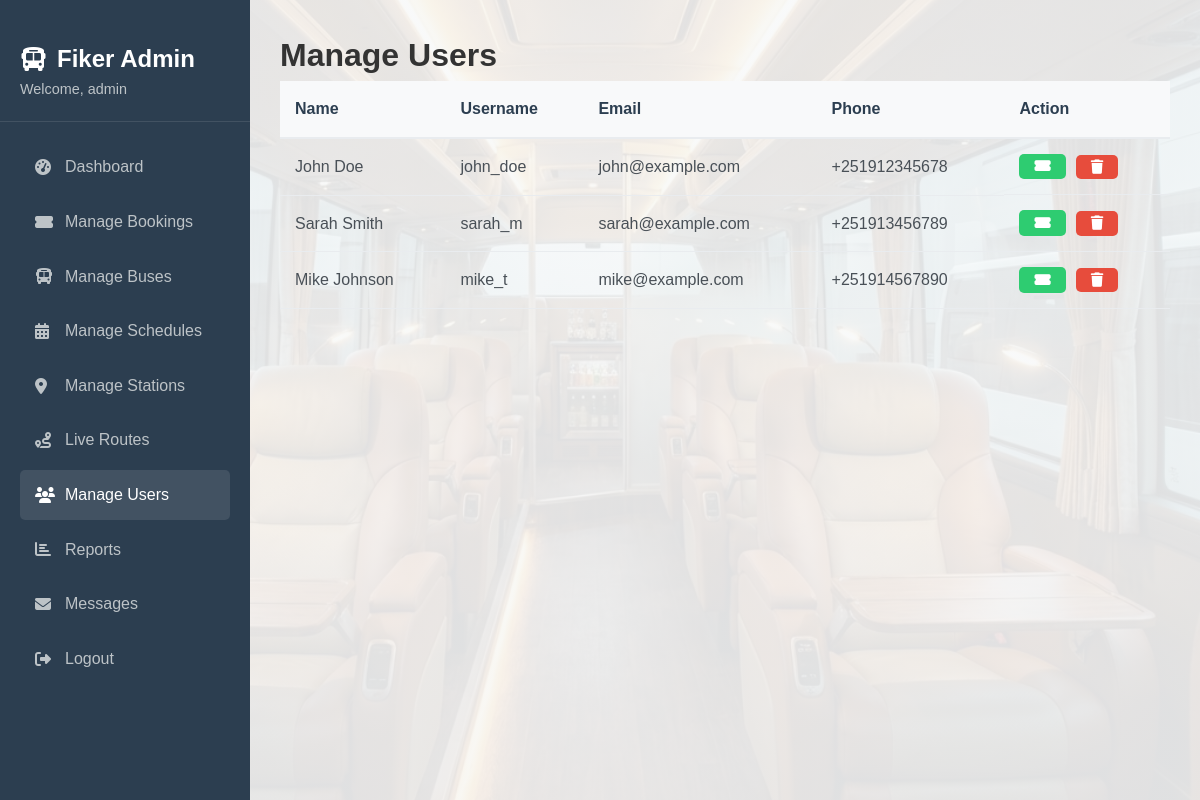
The app's page /dashboard/users.php (signed in) with its own data.
### tables this page shows
CREATE TABLE `users` (
  `id` int(11) NOT NULL,
  `username` varchar(50) NOT NULL,
  `email` varchar(100) NOT NULL,
  `password` varchar(255) NOT NULL,
  `full_name` varchar(100) NOT NULL,
  `phone` varchar(20) DEFAULT NULL,
  `user_type` enum('traveler','admin') DEFAULT 'traveler',
  `created_at` timestamp NOT NULL DEFAULT current_timestamp()
);

### dashboard/users.php (the view, shortened to what this page needs)
<?php
include '../php/config.php';
$users = $conn->query("SELECT * FROM users WHERE user_type='traveler'");
?>
<!DOCTYPE html>
<html lang="en">
<head>
    <link rel="stylesheet" href="../css/style.css">
    <link rel="stylesheet" href="../css/dashboard.css">
    <link rel="stylesheet" href="https://cdnjs.cloudflare.com/ajax/libs/font-awesome/6.4.0/css/all.min.css">
</head>
<body>
    <div class="admin-container">
        <div class="admin-sidebar">
            <div class="admin-brand">
                <h2><i class="fas fa-bus"></i> Fiker Admin</h2>
                <p style="color: #bdc3c7; font-size: 0.9rem;">Welcome, <?php echo $_SESSION['username']; ?></p>
            </div>
            <div class="admin-menu">
                <a href="admin.php"><i class="fas fa-tachometer-alt"></i> Dashboard</a>
                <a href="bookings.php"><i class="fas fa-ticket-alt"></i> Manage Bookings</a>
                <a href="buses.php"><i class="fas fa-bus"></i> Manage Buses</a>
                <a href="schedules.php"><i class="fas fa-calendar-alt"></i> Manage Schedules</a>
                <a href="stations.php"><i class="fas fa-map-marker-alt"></i> Manage Stations</a>
                <a href="../index.php#routes" target="_blank"><i class="fas fa-route"></i> Live Routes</a>
                <a href="users.php" class="active"><i class="fas fa-users"></i> Manage Users</a>
                <a href="reports.php"><i class="fas fa-chart-bar"></i> Reports</a>
                <a href="messages.php"><i class="fas fa-envelope"></i> Messages</a>
                <a href="../php/auth.php?action=logout"><i class="fas fa-sign-out-alt"></i> Logout</a>
            </div>
        </div>
        <div class="admin-content">
            <h1>Manage Users</h1>
            <div class="bookings-table">
                <table>
                    <thead><tr><th>Name</th><th>Username</th><th>Email</th><th>Phone</th><th>Action</th></tr></thead>
                    <tbody>
                        <?php while($r=$users->fetch_assoc()): ?>
                        <tr>
                            <td><?php echo $r['full_name']; ?></td>
                            <td><?php echo $r['username']; ?></td>
                            <td><?php echo $r['email']; ?></td>
                            <td><?php echo $r['phone']; ?></td>
                            <td class="action-buttons">
                                <a href="bookings.php?user_id=<?php echo $r['id']; ?>" class="btn-confirm" title="View Bookings">
                                    <i class="fas fa-ticket-alt"></i>
                                </a>
                                <form method="POST" style="display:inline;" onsubmit="return confirm('Delete User?')">
                                    <button type="submit" class="btn-cancel" title="Delete User">
                                        <i class="fas fa-trash"></i>
                                    </button>
                                </form>
                            </td>
                        </tr>
                        <?php endwhile; ?>
                    </tbody>
                </table>
            </div>
        </div>
    </div>
</body>
</html>

### css/style.css (style rules this page uses)
* { margin: 0; padding: 0; box-sizing: border-box; }
body { font-family: 'Poppins', sans-serif; line-height: 1.6; color: #333; background-color: #f8f9fa; }

### css/dashboard.css (style rules this page uses)
.bookings-table table { width: 100%; border-collapse: collapse; }
.bookings-table th { background-color: #f8f9fa; padding: 15px; text-align: left; color: #2c3e50; font-weight: 600; border-bottom: 2px solid #e9ecef; }
.bookings-table td { padding: 15px; border-bottom: 1px solid #e9ecef; color: #495057; }
.btn-cancel { background-color: #e74c3c; color: white; padding: 5px 15px; border-radius: 5px; border: none; text-decoration: none; font-size: 0.9rem; display: inline-flex; align-items: center; gap: 5px; cursor: pointer; transition: background 0.3s; }
.btn-confirm { background-color: #2ecc71; color: white; padding: 5px 15px; border-radius: 5px; border: none; text-decoration: none; font-size: 0.9rem; display: inline-flex; align-items: center; gap: 5px; cursor: pointer; transition: background 0.3s; }
.action-buttons { display: flex; gap: 10px; }
.admin-container { display: grid; grid-template-columns: 250px 1fr; min-height: 100vh; }
.admin-sidebar { background-color: #2c3e50; color: white; padding: 20px 0; }
.admin-brand { padding: 20px; border-bottom: 1px solid rgba(255, 255, 255, 0.1); margin-bottom: 20px; }
.admin-brand h2 { color: white; display: flex; align-items: center; gap: 10px; }
.admin-menu { padding: 0 20px; }
.admin-menu a { display: flex; align-items: center; gap: 10px; color: #bdc3c7; text-decoration: none; padding: 12px 15px; border-radius: 5px; margin-bottom: 5px; transition: all 0.3s; }
.admin-menu a:hover, .admin-menu a.active { background-color: rgba(255, 255, 255, 0.1); color: white; }
.admin-menu a i { width: 20px; }
.admin-content { padding: 30px; background: linear-gradient(rgba(248, 249, 250, 0.9), rgba(248, 249, 250, 0.9)), url('../assets/images/bus5.png'); background-size: cover; background-position: center; background-attachment: fixed; overflow-y: auto; }

### records on screen
users: full_name "John Doe", username "john_doe", email "john@example.com", phone "+251912345678"
users: full_name "Sarah Smith", username "sarah_m", email "sarah@example.com", phone "+251913456789"
users: full_name "Mike Johnson", username "mike_t", email "mike@example.com", phone "+251914567890"

### other values on screen
$_SESSION['username'] "admin"
